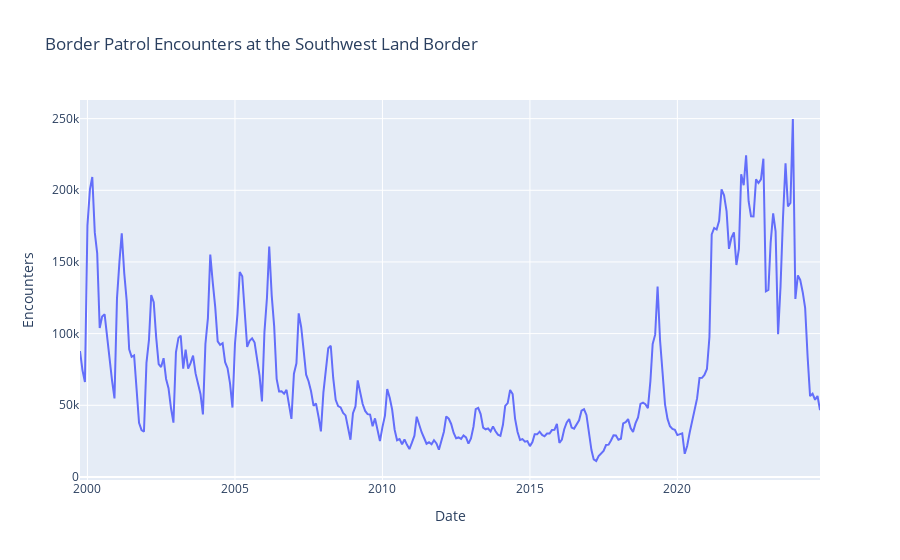

The cell this chart's notebook holds for it:
### Markdown cell above
## `encounters` Module

To make it easier for others (and myself) to create graphs like this, I have wrapped the above code in the function `get_monthly_encounters_graph` in the `encounters` module in this directory. Note that it takes the optional parameter `annotate_administrations`.

### Code cell
encounters.get_monthly_encounters_graph()

### Figure 1 — Plotly figure (JSON) as saved in the notebook; plotly's stock layout.template omitted (floating-point values rounded to 4 significant figures; data arrays with more than 128 entries replaced by an {"elided": "..."} marker saying what was removed)
{"data": [{"hovertemplate": "Date=%{x}<br>Encounters=%{y}<extra></extra>", "legendgroup": "", "line": {"color": "#636efa", "dash": "solid"}, "marker": {"symbol": "circle"}, "mode": "lines", "name": "", "orientation": "v", "showlegend": false, "type": "scatter", "x": {"elided": "302 str values"}, "xaxis": "x", "y": {"elided": "302 int values"}, "yaxis": "y"}], "layout": {"legend": {"tracegroupgap": 0}, "title": {"text": "Border Patrol Encounters at the Southwest Land Border"}, "xaxis": {"anchor": "y", "domain": [0, 1], "title": {"text": "Date"}}, "yaxis": {"anchor": "x", "domain": [0, 1], "title": {"text": "Encounters"}}}}
